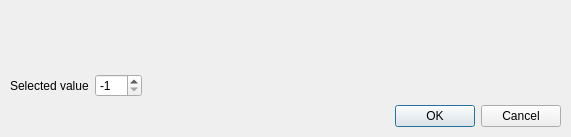
<?xml version="1.0" encoding="UTF-8"?>
<ui version="4.0">
 <class>HueSelector</class>
 <widget class="QDialog" name="HueSelector">
  <property name="windowModality">
   <enum>Qt::WindowModal</enum>
  </property>
  <property name="geometry">
   <rect>
    <x>0</x>
    <y>0</y>
    <width>571</width>
    <height>137</height>
   </rect>
  </property>
  <property name="minimumSize">
   <size>
    <width>571</width>
    <height>137</height>
   </size>
  </property>
  <property name="maximumSize">
   <size>
    <width>571</width>
    <height>137</height>
   </size>
  </property>
  <property name="windowTitle">
   <string>Channel Stain Selection</string>
  </property>
  <property name="toolTip">
   <string>Select channel's stain</string>
  </property>
  <property name="statusTip">
   <string>Select channel's stain</string>
  </property>
  <property name="modal">
   <bool>true</bool>
  </property>
  <widget class="QDialogButtonBox" name="buttonBox">
   <property name="geometry">
    <rect>
     <x>260</x>
     <y>100</y>
     <width>301</width>
     <height>32</height>
    </rect>
   </property>
   <property name="orientation">
    <enum>Qt::Horizontal</enum>
   </property>
   <property name="standardButtons">
    <set>QDialogButtonBox::Cancel|QDialogButtonBox::Ok</set>
   </property>
  </widget>
  <widget class="QWidget" name="verticalLayoutWidget">
   <property name="geometry">
    <rect>
     <x>10</x>
     <y>10</y>
     <width>551</width>
     <height>51</height>
    </rect>
   </property>
   <layout class="QVBoxLayout" name="hueLayout"/>
  </widget>
  <widget class="QWidget" name="horizontalLayoutWidget">
   <property name="geometry">
    <rect>
     <x>10</x>
     <y>70</y>
     <width>221</width>
     <height>31</height>
    </rect>
   </property>
   <layout class="QHBoxLayout" name="horizontalLayout">
    <item>
     <widget class="QLabel" name="label">
      <property name="text">
       <string>Selected value</string>
      </property>
     </widget>
    </item>
    <item>
     <widget class="QSpinBox" name="hueBox">
      <property name="maximumSize">
       <size>
        <width>65</width>
        <height>16777215</height>
       </size>
      </property>
      <property name="toolTip">
       <string>Selected Stain Value</string>
      </property>
      <property name="statusTip">
       <string>Selected Stain Value</string>
      </property>
      <property name="minimum">
       <number>-1</number>
      </property>
      <property name="maximum">
       <number>359</number>
      </property>
      <property name="value">
       <number>-1</number>
      </property>
     </widget>
    </item>
    <item>
     <spacer name="horizontalSpacer">
      <property name="orientation">
       <enum>Qt::Horizontal</enum>
      </property>
      <property name="sizeHint" stdset="0">
       <size>
        <width>40</width>
        <height>20</height>
       </size>
      </property>
     </spacer>
    </item>
   </layout>
  </widget>
 </widget>
 <resources/>
 <connections>
  <connection>
   <sender>buttonBox</sender>
   <signal>accepted()</signal>
   <receiver>HueSelector</receiver>
   <slot>accept()</slot>
   <hints>
    <hint type="sourcelabel">
     <x>248</x>
     <y>254</y>
    </hint>
    <hint type="destinationlabel">
     <x>157</x>
     <y>274</y>
    </hint>
   </hints>
  </connection>
  <connection>
   <sender>buttonBox</sender>
   <signal>rejected()</signal>
   <receiver>HueSelector</receiver>
   <slot>reject()</slot>
   <hints>
    <hint type="sourcelabel">
     <x>316</x>
     <y>260</y>
    </hint>
    <hint type="destinationlabel">
     <x>286</x>
     <y>274</y>
    </hint>
   </hints>
  </connection>
 </connections>
</ui>
